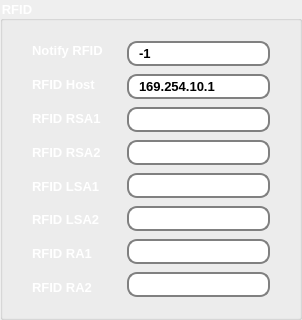
            <widget class="QGroupBox" name="groupBox">
             <property name="sizePolicy">
              <sizepolicy hsizetype="Preferred" vsizetype="Maximum">
               <horstretch>0</horstretch>
               <verstretch>0</verstretch>
              </sizepolicy>
             </property>
             <property name="font">
              <font>
               <pointsize>10</pointsize>
               <weight>75</weight>
               <bold>true</bold>
              </font>
             </property>
             <property name="styleSheet">
              <string notr="true">QGroupBox::title {  
    color: white;  /* Change 'blue' to any color you want */ 
}</string>
             </property>
             <property name="title">
              <string>RFID</string>
             </property>
             <layout class="QHBoxLayout" name="horizontalLayout_11">
              <property name="leftMargin">
               <number>20</number>
              </property>
              <property name="rightMargin">
               <number>20</number>
              </property>
              <item>
               <widget class="QWidget" name="widget_37" native="true">
                <property name="sizePolicy">
                 <sizepolicy hsizetype="Preferred" vsizetype="Maximum">
                  <horstretch>0</horstretch>
                  <verstretch>0</verstretch>
                 </sizepolicy>
                </property>
                <layout class="QHBoxLayout" name="horizontalLayout_4">
                 <property name="leftMargin">
                  <number>0</number>
                 </property>
                 <property name="topMargin">
                  <number>0</number>
                 </property>
                 <property name="rightMargin">
                  <number>0</number>
                 </property>
                 <property name="bottomMargin">
                  <number>0</number>
                 </property>
                 <item>
                  <widget class="QWidget" name="widget_7" native="true">
                   <property name="sizePolicy">
                    <sizepolicy hsizetype="Maximum" vsizetype="Preferred">
                     <horstretch>0</horstretch>
                     <verstretch>0</verstretch>
                    </sizepolicy>
                   </property>
                   <layout class="QVBoxLayout" name="verticalLayout_7">
                    <property name="spacing">
                     <number>15</number>
                    </property>
                    <item>
                     <widget class="QLabel" name="label_15">
                      <property name="font">
                       <font>
                        <pointsize>10</pointsize>
                        <weight>75</weight>
                        <bold>true</bold>
                       </font>
                      </property>
                      <property name="styleSheet">
                       <string notr="true">QLabel {  
    color: white;  /* Change 'blue' to your preferred color */  
}  </string>
                      </property>
                      <property name="text">
                       <string>Notify RFID</string>
                      </property>
                     </widget>
                    </item>
                    <item>
                     <widget class="QLabel" name="label_24">
                      <property name="font">
                       <font>
                        <pointsize>10</pointsize>
                        <weight>75</weight>
                        <bold>true</bold>
                       </font>
                      </property>
                      <property name="styleSheet">
                       <string notr="true">QLabel {  
    color: white;  /* Change 'blue' to your preferred color */  
}  </string>
                      </property>
                      <property name="text">
                       <string>RFID Host</string>
                      </property>
                     </widget>
                    </item>
                    <item>
                     <widget class="QLabel" name="label_25">
                      <property name="font">
                       <font>
                        <pointsize>10</pointsize>
                        <weight>75</weight>
                        <bold>true</bold>
                       </font>
                      </property>
                      <property name="styleSheet">
                       <string notr="true">QLabel {  
    color: white;  /* Change 'blue' to your preferred color */  
}  </string>
                      </property>
                      <property name="text">
                       <string>RFID RSA1</string>
                      </property>
                     </widget>
                    </item>
                    <item>
                     <widget class="QLabel" name="label_26">
                      <property name="font">
                       <font>
                        <pointsize>10</pointsize>
                        <weight>75</weight>
                        <bold>true</bold>
                       </font>
                      </property>
                      <property name="styleSheet">
                       <string notr="true">QLabel {  
    color: white;  /* Change 'blue' to your preferred color */  
}  </string>
                      </property>
                      <property name="text">
                       <string>RFID RSA2</string>
                      </property>
                     </widget>
                    </item>
                    <item>
                     <widget class="QLabel" name="label_27">
                      <property name="font">
                       <font>
                        <pointsize>10</pointsize>
                        <weight>75</weight>
                        <bold>true</bold>
                       </font>
                      </property>
                      <property name="styleSheet">
                       <string notr="true">QLabel {  
    color: white;  /* Change 'blue' to your preferred color */  
}  </string>
                      </property>
                      <property name="text">
                       <string>RFID LSA1</string>
                      </property>
                     </widget>
                    </item>
                    <item>
                     <widget class="QLabel" name="label_28">
                      <property name="font">
                       <font>
                        <pointsize>10</pointsize>
                        <weight>75</weight>
                        <bold>true</bold>
                       </font>
                      </property>
                      <property name="styleSheet">
                       <string notr="true">QLabel {  
    color: white;  /* Change 'blue' to your preferred color */  
}  </string>
                      </property>
                      <property name="text">
                       <string>RFID LSA2</string>
                      </property>
                     </widget>
                    </item>
                    <item>
                     <widget class="QLabel" name="label_29">
                      <property name="font">
                       <font>
                        <pointsize>10</pointsize>
                        <weight>75</weight>
                        <bold>true</bold>
                       </font>
                      </property>
                      <property name="styleSheet">
                       <string notr="true">QLabel {  
    color: white;  /* Change 'blue' to your preferred color */  
}  </string>
                      </property>
                      <property name="text">
                       <string>RFID RA1</string>
                      </property>
                     </widget>
                    </item>
                    <item>
                     <widget class="QLabel" name="label_30">
                      <property name="font">
                       <font>
                        <pointsize>10</pointsize>
                        <weight>75</weight>
                        <bold>true</bold>
                       </font>
                      </property>
                      <property name="styleSheet">
                       <string notr="true">QLabel {  
    color: white;  /* Change 'blue' to your preferred color */  
}  </string>
                      </property>
                      <property name="text">
                       <string>RFID RA2</string>
                      </property>
                     </widget>
                    </item>
                   </layout>
                  </widget>
                 </item>
                 <item>
                  <widget class="QWidget" name="widget_6" native="true">
                   <property name="sizePolicy">
                    <sizepolicy hsizetype="Preferred" vsizetype="Maximum">
                     <horstretch>0</horstretch>
                     <verstretch>0</verstretch>
                    </sizepolicy>
                   </property>
                   <property name="styleSheet">
                    <string notr="true">QLineEdit {  
    border: 2px solid gray;  
    border-radius: 10px;  
    padding: 2 8 2 8 px;  
    background: white;  
    selection-background-color: darkgray;  
}  </string>
                   </property>
                   <layout class="QVBoxLayout" name="verticalLayout_8">
                    <property name="spacing">
                     <number>8</number>
                    </property>
                    <item>
                     <widget class="QLineEdit" name="edit_rfid_noti">
                      <property name="font">
                       <font>
                        <pointsize>10</pointsize>
                        <weight>75</weight>
                        <bold>true</bold>
                       </font>
                      </property>
                      <property name="text">
                       <string>-1</string>
                      </property>
                     </widget>
                    </item>
                    <item>
                     <widget class="QLineEdit" name="edit_rfid_host">
                      <property name="font">
                       <font>
                        <pointsize>10</pointsize>
                        <weight>75</weight>
                        <bold>true</bold>
                       </font>
                      </property>
                      <property name="text">
                       <string>169.254.10.1</string>
                      </property>
                     </widget>
                    </item>
                    <item>
                     <widget class="QLineEdit" name="edit_rfid_rsa1">
                      <property name="font">
                       <font>
                        <pointsize>10</pointsize>
                        <weight>75</weight>
                        <bold>true</bold>
                       </font>
                      </property>
                      <property name="text">
                       <string/>
                      </property>
                     </widget>
                    </item>
                    <item>
                     <widget class="QLineEdit" name="edit_rfid_rsa2">
                      <property name="font">
                       <font>
                        <pointsize>10</pointsize>
                        <weight>75</weight>
                        <bold>true</bold>
                       </font>
                      </property>
                     </widget>
                    </item>
                    <item>
                     <widget class="QLineEdit" name="edit_rfid_lsa1">
                      <property name="font">
                       <font>
                        <pointsize>10</pointsize>
                        <weight>75</weight>
                        <bold>true</bold>
                       </font>
                      </property>
                     </widget>
                    </item>
                    <item>
                     <widget class="QLineEdit" name="edit_rfid_lsa2">
                      <property name="font">
                       <font>
                        <pointsize>10</pointsize>
                        <weight>75</weight>
                        <bold>true</bold>
                       </font>
                      </property>
                     </widget>
                    </item>
                    <item>
                     <widget class="QLineEdit" name="edit_rfid_ra1">
                      <property name="font">
                       <font>
                        <pointsize>10</pointsize>
                        <weight>75</weight>
                        <bold>true</bold>
                       </font>
                      </property>
                     </widget>
                    </item>
                    <item>
                     <widget class="QLineEdit" name="edit_rfid_ra2">
                      <property name="font">
                       <font>
                        <pointsize>10</pointsize>
                        <weight>75</weight>
                        <bold>true</bold>
                       </font>
                      </property>
                     </widget>
                    </item>
                   </layout>
                  </widget>
                 </item>
                </layout>
               </widget>
              </item>
             </layout>
            </widget>
